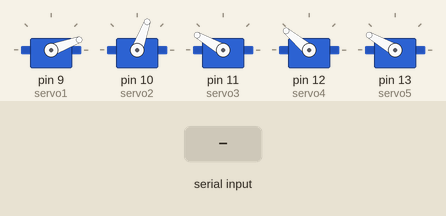
This program was run on a simulated Arduino Mega 2560, built with avr-gcc and run on an emulated ATmega2560. On the bench: 5 × servo. The test bench sets the inputs (shaded band).

Above: at 1.2 s.
1.3 s: byte 1 (1) received over Serial
At 2.67 s:
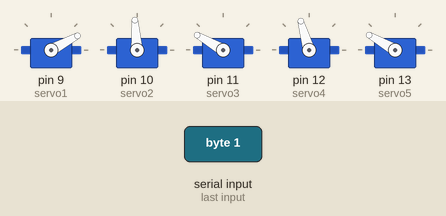
At 4.67 s:
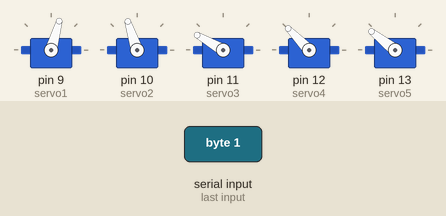
Timing chart, 0 to 14.5 s (numbered marks = the images above; inputs shaded):
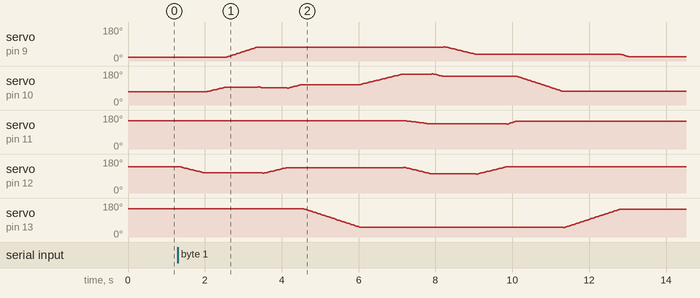

Measured:
- after the input at 1.3 s, servo on pin 9 (servo1): rises from 20° to 76° in 5.6 s, then falls to 22° in 4.8 s

The program:

main.cpp
```cpp
#include <Arduino.h>
#include <Servo.h>

//create servo class object (total of 5 servo motors)
Servo servo1,servo2,servo3,servo4,servo5;

//initial position of each servo motors
byte angle1 = 20;
byte angle2 = 70;
byte angle3 = 150;
byte angle4 = 140;
byte angle5 = 150;

bool servoSetup();
bool servoCalibration();

void setup()
{
  //Setup UART communication port (TX, RX)
  Serial.begin(9600);

  if(!servoSetup()){
    Serial.println("Error in setup");
    while(!servoSetup()){
      Serial.print(".");
    }
  }

  Serial.println();

  if(!servoCalibration()){
    Serial.println("Error in callibration");
    while(!servoCalibration()){
      Serial.print(".");
    }
  }
}

// Number of assembly required to be collected
byte totalNumberOfAssembly = 0;

// current handling assembly
int currentAssembly = 0;

void loop()
{

  if(Serial.available()){
    byte incomingByte = Serial.read();

    if(incomingByte == 1){
      totalNumberOfAssembly++;
    }
  }

  if(currentAssembly != totalNumberOfAssembly && currentAssembly < 6){

    //initial angle values
    angle1 = 20;
    angle2 = 70;
    angle3 = 150;
    angle4 = 140;
    angle5 = 150;

    //setup servo motors angle
    servo1.write(angle1);
    servo2.write(angle2);
    servo3.write(angle3);
    servo4.write(angle4);
    servo5.write(angle5);

    servoCalibration();

    while(angle4 > 105){
      servo4.write(angle4);
      angle4 -= 2;
      delay(40);
    }

    while(angle2 < 95){
      servo2.write(angle2);
      angle2 += 2;
      delay(40);
    }

    //get the assembly
    while(angle1 < 75){
      servo1.write(angle1);
      angle1 += 2;
      delay(30);
    }

    while(angle2 > 90){
      servo2.write(angle2);
      angle2 -= 2;
      delay(40);
    }

    while(angle4 < 135){
      servo4.write(angle4);
      angle4 += 2;
      delay(40);
    }

    while(angle2 < 110){
      servo2.write(angle2);
      angle2 += 2;
      delay(40);
    }

    //changing angle due to different in final position of the assmembly
    byte targetangle4;
    byte targetangle5;

    //seperate the product by having 2 rows
    byte firstRowAngle = 50;
    byte secondRowAngle = 45;

    switch (currentAssembly)
    {
      case 0:
        targetangle4 = 100;
        targetangle5 = firstRowAngle;
        break;

      case 1:
        targetangle4 = 105;
        targetangle5 = secondRowAngle;
        break;

      case 2:
        targetangle4 = 105;
        targetangle5 = firstRowAngle;
        break;

      //if error remain infinite loop to avoid any errors
      default:
        targetangle4 = 115;
        if(currentAssembly % 2 == 0){
          targetangle5 = firstRowAngle;
        }else{
          targetangle5 = secondRowAngle;
        }
        break;
    }

    while(angle5 > targetangle5){
      servo5.write(angle5);
      angle5 -= 2;
      delay(30);
    }

    while(angle2 < 165){
      servo2.write(angle2);
      angle2 += 2;
      delay(40);
    }

    while(angle4 > targetangle4){
      servo4.write(angle4);
      servo3.write(angle3);
      angle3 -= 0.75;
      angle4 -= 2;
      delay(40);
    }

    while(angle2 > 150){
      servo2.write(angle2);
      angle2 -= 2;
      delay(40);
    }

    while(angle1 > 35){
      servo1.write(angle1);
      angle1 -= 2;
      delay(40);
    }

    while(angle4 < 140){
      servo4.write(angle4);
      angle4 += 2;
      delay(40);
    }

    while(angle3 < 150){
      servo3.write(angle3);
      angle3 += 2;
      delay(30);
    }

    while(angle2 > 70){
      servo2.write(angle2);
      angle2 -= 2;
      delay(30);
    }

    while(angle5 < 150){
      servo5.write(angle5);
      angle5 += 2;
      delay(30);
    }

    while(angle1 > 20){
      servo1.write(angle1);
      angle1 -= 2;
      delay(30);
    }

    currentAssembly++;
  }
  else{
    delay(50);
  }
}

bool servoSetup(){
  //servo motor pin setup
  servo1.attach(9);
  servo2.attach(10);
  servo3.attach(11);
  servo4.attach(12);
  servo5.attach(13);

  //setup angle position for each servo motors
  servo1.write(angle1);
  servo2.write(angle2);
  servo3.write(angle3);
  servo4.write(angle4);
  servo5.write(angle5);

  if(servo1.attached() && servo2.attached() && servo3.attached() && servo4.attached() && servo5.attached()){
    return true;
  }else{
    return false;
  }
}

bool servoCalibration(){
  //ensure that each servo motor reached the desired positions
  while(servo1.read() != angle1){
    servo1.write(angle1);
    delay(25);
  }
  while(servo2.read() != angle2){
    servo2.write(angle2);
    delay(25);
  }
  while(servo3.read() != angle3){
    servo3.write(angle3);
    delay(25);
  }
  while(servo4.read() != angle4){
    servo4.write(angle4);
    delay(25);
  }
  while(servo5.read() != angle5){
    servo5.write(angle5);
    delay(25);
  }

  if(servo1.read() == angle1 && servo2.read() == angle2 && servo3.read() == angle3 && servo4.read() == angle4 && servo5.read() == angle5){
    return true;
  }else{
    return false;
  }
}
```
